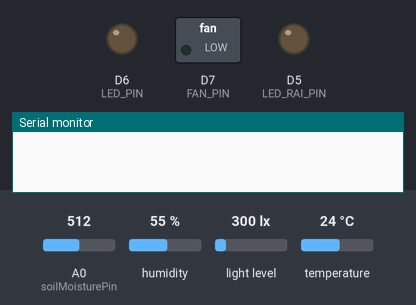
Bench run of a sketch on a simulated ESP8266 (NodeMCU). Shown: switched loads named in the sketch (green lamp = pin HIGH), output pins drawn as LEDs (lit = HIGH), the last lines printed to the serial monitor. The inputs (shaded band) are chosen by the test bench; at power-on: A0 (soilMoisturePin) = 512, humidity 55 %, light level 300 lx, temperature 24 °C. WiFi joins after 1.5 s; servers stay silent unless stated; uploads are accepted with an empty reply.

Above: at 0.1 s.
At 5.3 s:
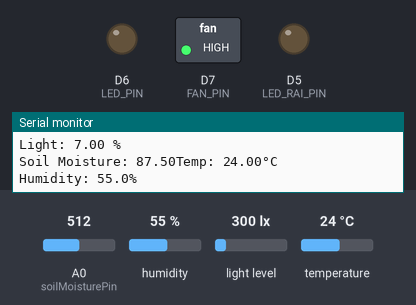
Timing chart, 0 to 6.8 s (numbered marks = the images above):
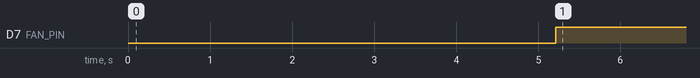

Measured:
- by itself, D7 (FAN_PIN): LOW → HIGH at 5.2 s

The sketch:

FinalCode.ino
```cpp
#include "DHTesp.h"
#include <Wire.h>
#include <BH1750.h>
#include <ESP8266WiFi.h>
#include <ESP8266HTTPClient.h>
#include <ArduinoJson.h>


const int soilMoisturePin = A0;
const int DHT_PIN = D0;
const int FAN_PIN = D7;
const int LED_PIN = D6;
const int LED_RAI_PIN  = D5;
const char* ssid = "OPPO Reno8 T";
const char* password = "12345678";
const char* serverName = "http://192.168.98.164:8000/api/data";
const char* parametreApi = "http://192.168.98.164:8000/api/parametre";
const char* DeviceApi = "http://192.168.98.164:8000/api/device";
float temperatureValeur;
float humidityValeur;
float soilValeur;
float lightValeur;
int season_id ;

int fanstatus = 0;
int pumpstatus = 0;
int ledstatus = 0;


DHTesp dhtSensor;
BH1750 lightMeter;


void setup() {
  Serial.begin(9600);
  pinMode(LED_PIN, OUTPUT);
  pinMode(LED_RAI_PIN, OUTPUT);
  pinMode(FAN_PIN, OUTPUT);
  dhtSensor.setup(DHT_PIN, DHTesp::DHT11);
  Wire.begin();
  lightMeter.begin();
  WiFi.begin(ssid, password);
  while (WiFi.status() != WL_CONNECTED) {
    delay(1000);
    Serial.println("Connecting to WiFi...");
  }

}


void loop() {
  // Get Parametre.
  if (WiFi.status() == WL_CONNECTED) {
    HTTPClient http;
    WiFiClient client;
    DynamicJsonDocument jsonDoc(1024);

    http.begin(client, parametreApi);
    http.addHeader("Content-Type", "application/json");
    int httpResponseCode = http.GET();

    if (httpResponseCode > 0) {
      String response = http.getString();
      Serial.println("HTTP Response code: " + String(httpResponseCode));
      Serial.println("Response: " + response);

      DeserializationError error = deserializeJson(jsonDoc, response);

      if (error) {
        Serial.print("JSON parsing failed: ");
        Serial.println(error.c_str());
      } else {
        // Extract data from JSON
        season_id = jsonDoc["season_id"];
        temperatureValeur = jsonDoc["TemperatureValeur"];
        humidityValeur = jsonDoc["HumidityValeur"];
        soilValeur = jsonDoc["SoilValeur"];
        lightValeur = jsonDoc["LightValeur"];

      }
    } else {
      Serial.print("Error code: ");
      Serial.println(httpResponseCode);
    }

    http.end();
  } else {
    Serial.println("WiFi not connected");
  }


  /////.  READ DATA FROM SENSORS

  uint16_t lux = lightMeter.readLightLevel();
  float light_percentage;
  light_percentage = ((float)((lux*100)/4096));
  Serial.print("Light: ");
  Serial.print(light_percentage);
  Serial.println(" %");
  delay(1000);
  int soilMoistureValue = analogRead(soilMoisturePin);
 float moisture_percentage;
  moisture_percentage = ( 100 - ( (soilMoistureValue/4096.00) * 100 ) );
  Serial.print("Soil Moisture: ");
  Serial.print(moisture_percentage);

  delay(1000);

  TempAndHumidity  data = dhtSensor.getTempAndHumidity();
  Serial.println("Temp: " + String(data.temperature, 2) + "°C");
  Serial.println("Humidity: " + String(data.humidity, 1) + "%");
  delay(1000);


  ////.  Test Sensor Data With the parametre from server
if (data.temperature>temperatureValeur || data.humidity>humidityValeur){
  digitalWrite(FAN_PIN, HIGH); // Turn ON FAN
  fanstatus = 1;
   // Turn on LED
  } else {
    digitalWrite(FAN_PIN, LOW);   // Turn off FAN
    fanstatus = 0;
  }

    if (soilMoistureValue < soilValeur  ) {
    digitalWrite(LED_RAI_PIN, HIGH);  // Turn on PUMP
    pumpstatus = 1;
  } else {
    digitalWrite(LED_RAI_PIN, LOW);   // Turn off PUMP
    pumpstatus = 0;}


   if (lux < lightValeur ){
    digitalWrite(LED_PIN,HIGH);   // Turn ON LED
    ledstatus = 1;
  }else{
    digitalWrite(LED_PIN,LOW); // Turn off LED
    ledstatus = 0;
  }

 /// SEND DATA TO SERVER TO SHOW IT ON DASHBOARD

  if (WiFi.status() == WL_CONNECTED) {
    HTTPClient http;
    WiFiClient client;
    DynamicJsonDocument jsonDoc(1024);

    jsonDoc["season_id"] = season_id;
    jsonDoc["temperature"] = data.temperature;
    jsonDoc["humidity"] = data.humidity;
    jsonDoc["soil"] = soilMoistureValue;
    jsonDoc["light"] = lux;


    String json;
    serializeJson(jsonDoc, json);

    http.begin(client,serverName);
    http.addHeader("Content-Type", "application/json");
    int httpResponseCode = http.POST(json);

    if (httpResponseCode > 0) {
      String response = http.getString();
      Serial.println(httpResponseCode);
      Serial.println(response);
    } else {
      Serial.print("Error code: ");
      Serial.println(httpResponseCode);
    }


    http.end();
    jsonDoc["season_id"] = season_id;
    jsonDoc["fan"]= fanstatus;
    jsonDoc["pump"]= pumpstatus;
    jsonDoc["led"]= ledstatus;
    String jsonStatus;
    serializeJson(jsonDoc, jsonStatus);

    http.begin(client,DeviceApi);
    http.addHeader("Content-Type", "application/json");
    httpResponseCode = http.POST(jsonStatus);

    if (httpResponseCode > 0) {
      String response = http.getString();
      Serial.println(httpResponseCode);
      Serial.println(response);
    } else {
      Serial.print("Error code: ");
      Serial.println(httpResponseCode);
    }

    http.end();


  } else {
    Serial.println("WiFi not connected");
  }

  delay(40000);
}
```
